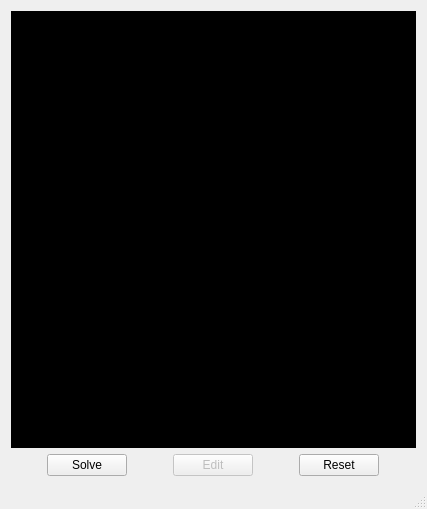
<?xml version="1.0" encoding="UTF-8"?>
<ui version="4.0">
 <class>MainWindow</class>
 <widget class="QMainWindow" name="MainWindow">
  <property name="geometry">
   <rect>
    <x>0</x>
    <y>0</y>
    <width>427</width>
    <height>509</height>
   </rect>
  </property>
  <property name="windowTitle">
   <string>MainWindow</string>
  </property>
  <property name="styleSheet">
   <string notr="true"/>
  </property>
  <widget class="QWidget" name="centralWidget">
   <property name="sizePolicy">
    <sizepolicy hsizetype="Expanding" vsizetype="Expanding">
     <horstretch>0</horstretch>
     <verstretch>0</verstretch>
    </sizepolicy>
   </property>
   <property name="styleSheet">
    <string notr="true"/>
   </property>
   <layout class="QVBoxLayout" name="verticalLayout_3">
    <item>
     <widget class="QFrame" name="frame">
      <property name="styleSheet">
       <string notr="true">background-color: black;</string>
      </property>
      <property name="frameShape">
       <enum>QFrame::StyledPanel</enum>
      </property>
      <property name="frameShadow">
       <enum>QFrame::Raised</enum>
      </property>
      <layout class="QGridLayout" name="gridLayout_2">
       <property name="leftMargin">
        <number>3</number>
       </property>
       <property name="topMargin">
        <number>3</number>
       </property>
       <property name="rightMargin">
        <number>3</number>
       </property>
       <property name="bottomMargin">
        <number>3</number>
       </property>
       <item row="0" column="0">
        <layout class="QGridLayout" name="gridLayout" rowstretch="0,0,0,0,0">
         <property name="spacing">
          <number>1</number>
         </property>
         <item row="3" column="2">
          <widget class="Line" name="line_4">
           <property name="styleSheet">
            <string notr="true">color: rgb(0, 0, 0);</string>
           </property>
           <property name="frameShadow">
            <enum>QFrame::Plain</enum>
           </property>
           <property name="lineWidth">
            <number>3</number>
           </property>
           <property name="orientation">
            <enum>Qt::Horizontal</enum>
           </property>
          </widget>
         </item>
         <item row="4" column="2">
          <layout class="QGridLayout" name="block_8">
           <property name="spacing">
            <number>0</number>
           </property>
           <item row="1" column="1">
            <widget class="Cell" name="cell_74" native="true">
             <property name="styleSheet">
              <string notr="true"/>
             </property>
            </widget>
           </item>
           <item row="2" column="1">
            <widget class="Cell" name="cell_84" native="true">
             <property name="styleSheet">
              <string notr="true"/>
             </property>
            </widget>
           </item>
           <item row="2" column="0">
            <widget class="Cell" name="cell_83" native="true">
             <property name="styleSheet">
              <string notr="true"/>
             </property>
            </widget>
           </item>
           <item row="0" column="2">
            <widget class="Cell" name="cell_65" native="true">
             <property name="styleSheet">
              <string notr="true"/>
             </property>
            </widget>
           </item>
           <item row="1" column="0">
            <widget class="Cell" name="cell_73" native="true">
             <property name="styleSheet">
              <string notr="true"/>
             </property>
            </widget>
           </item>
           <item row="0" column="1">
            <widget class="Cell" name="cell_64" native="true">
             <property name="styleSheet">
              <string notr="true"/>
             </property>
            </widget>
           </item>
           <item row="1" column="2">
            <widget class="Cell" name="cell_75" native="true">
             <property name="styleSheet">
              <string notr="true"/>
             </property>
            </widget>
           </item>
           <item row="2" column="2">
            <widget class="Cell" name="cell_85" native="true">
             <property name="styleSheet">
              <string notr="true"/>
             </property>
            </widget>
           </item>
           <item row="0" column="0">
            <widget class="Cell" name="cell_63" native="true">
             <property name="styleSheet">
              <string notr="true"/>
             </property>
            </widget>
           </item>
          </layout>
         </item>
         <item row="3" column="4">
          <widget class="Line" name="line_5">
           <property name="styleSheet">
            <string notr="true">color: rgb(0, 0, 0);</string>
           </property>
           <property name="frameShadow">
            <enum>QFrame::Plain</enum>
           </property>
           <property name="lineWidth">
            <number>3</number>
           </property>
           <property name="orientation">
            <enum>Qt::Horizontal</enum>
           </property>
          </widget>
         </item>
         <item row="0" column="4">
          <layout class="QGridLayout" name="block_3">
           <property name="spacing">
            <number>0</number>
           </property>
           <item row="1" column="1">
            <widget class="Cell" name="cell_17" native="true">
             <property name="styleSheet">
              <string notr="true"/>
             </property>
            </widget>
           </item>
           <item row="1" column="2">
            <widget class="Cell" name="cell_18" native="true">
             <property name="styleSheet">
              <string notr="true"/>
             </property>
            </widget>
           </item>
           <item row="2" column="1">
            <widget class="Cell" name="cell_27" native="true">
             <property name="styleSheet">
              <string notr="true"/>
             </property>
            </widget>
           </item>
           <item row="2" column="0">
            <widget class="Cell" name="cell_26" native="true">
             <property name="styleSheet">
              <string notr="true"/>
             </property>
            </widget>
           </item>
           <item row="0" column="0">
            <widget class="Cell" name="cell_06" native="true">
             <property name="styleSheet">
              <string notr="true"/>
             </property>
            </widget>
           </item>
           <item row="0" column="2">
            <widget class="Cell" name="cell_08" native="true">
             <property name="styleSheet">
              <string notr="true"/>
             </property>
            </widget>
           </item>
           <item row="1" column="0">
            <widget class="Cell" name="cell_16" native="true">
             <property name="styleSheet">
              <string notr="true"/>
             </property>
            </widget>
           </item>
           <item row="2" column="2">
            <widget class="Cell" name="cell_28" native="true">
             <property name="styleSheet">
              <string notr="true"/>
             </property>
            </widget>
           </item>
           <item row="0" column="1">
            <widget class="Cell" name="cell_07" native="true">
             <property name="styleSheet">
              <string notr="true"/>
             </property>
            </widget>
           </item>
          </layout>
         </item>
         <item row="0" column="1">
          <widget class="Line" name="line">
           <property name="styleSheet">
            <string notr="true">color: rgb(0, 0, 0);</string>
           </property>
           <property name="frameShadow">
            <enum>QFrame::Plain</enum>
           </property>
           <property name="lineWidth">
            <number>3</number>
           </property>
           <property name="orientation">
            <enum>Qt::Vertical</enum>
           </property>
          </widget>
         </item>
         <item row="2" column="0">
          <layout class="QGridLayout" name="block_4">
           <property name="spacing">
            <number>0</number>
           </property>
           <item row="1" column="1">
            <widget class="Cell" name="cell_41" native="true">
             <property name="styleSheet">
              <string notr="true"/>
             </property>
            </widget>
           </item>
           <item row="1" column="2">
            <widget class="Cell" name="cell_42" native="true">
             <property name="styleSheet">
              <string notr="true"/>
             </property>
            </widget>
           </item>
           <item row="2" column="1">
            <widget class="Cell" name="cell_51" native="true">
             <property name="styleSheet">
              <string notr="true"/>
             </property>
            </widget>
           </item>
           <item row="2" column="0">
            <widget class="Cell" name="cell_50" native="true">
             <property name="styleSheet">
              <string notr="true"/>
             </property>
            </widget>
           </item>
           <item row="0" column="0">
            <widget class="Cell" name="cell_30" native="true">
             <property name="styleSheet">
              <string notr="true"/>
             </property>
            </widget>
           </item>
           <item row="0" column="2">
            <widget class="Cell" name="cell_32" native="true">
             <property name="styleSheet">
              <string notr="true"/>
             </property>
            </widget>
           </item>
           <item row="1" column="0">
            <widget class="Cell" name="cell_40" native="true">
             <property name="styleSheet">
              <string notr="true"/>
             </property>
            </widget>
           </item>
           <item row="2" column="2">
            <widget class="Cell" name="cell_52" native="true">
             <property name="styleSheet">
              <string notr="true"/>
             </property>
            </widget>
           </item>
           <item row="0" column="1">
            <widget class="Cell" name="cell_31" native="true">
             <property name="styleSheet">
              <string notr="true"/>
             </property>
            </widget>
           </item>
          </layout>
         </item>
         <item row="2" column="3">
          <widget class="Line" name="line_9">
           <property name="styleSheet">
            <string notr="true">color: rgb(0, 0, 0);</string>
           </property>
           <property name="frameShadow">
            <enum>QFrame::Plain</enum>
           </property>
           <property name="lineWidth">
            <number>3</number>
           </property>
           <property name="orientation">
            <enum>Qt::Vertical</enum>
           </property>
          </widget>
         </item>
         <item row="2" column="2">
          <layout class="QGridLayout" name="block_5">
           <property name="spacing">
            <number>0</number>
           </property>
           <item row="1" column="1">
            <widget class="Cell" name="cell_44" native="true">
             <property name="styleSheet">
              <string notr="true"/>
             </property>
            </widget>
           </item>
           <item row="1" column="2">
            <widget class="Cell" name="cell_45" native="true">
             <property name="styleSheet">
              <string notr="true"/>
             </property>
            </widget>
           </item>
           <item row="2" column="1">
            <widget class="Cell" name="cell_54" native="true">
             <property name="styleSheet">
              <string notr="true"/>
             </property>
            </widget>
           </item>
           <item row="2" column="0">
            <widget class="Cell" name="cell_53" native="true">
             <property name="styleSheet">
              <string notr="true"/>
             </property>
            </widget>
           </item>
           <item row="0" column="0">
            <widget class="Cell" name="cell_33" native="true">
             <property name="styleSheet">
              <string notr="true"/>
             </property>
            </widget>
           </item>
           <item row="0" column="2">
            <widget class="Cell" name="cell_35" native="true">
             <property name="styleSheet">
              <string notr="true"/>
             </property>
            </widget>
           </item>
           <item row="1" column="0">
            <widget class="Cell" name="cell_43" native="true">
             <property name="styleSheet">
              <string notr="true"/>
             </property>
            </widget>
           </item>
           <item row="2" column="2">
            <widget class="Cell" name="cell_55" native="true">
             <property name="styleSheet">
              <string notr="true"/>
             </property>
            </widget>
           </item>
           <item row="0" column="1">
            <widget class="Cell" name="cell_34" native="true">
             <property name="styleSheet">
              <string notr="true"/>
             </property>
            </widget>
           </item>
          </layout>
         </item>
         <item row="4" column="4">
          <layout class="QGridLayout" name="block_9">
           <property name="spacing">
            <number>0</number>
           </property>
           <item row="1" column="1">
            <widget class="Cell" name="cell_77" native="true">
             <property name="styleSheet">
              <string notr="true"/>
             </property>
            </widget>
           </item>
           <item row="1" column="2">
            <widget class="Cell" name="cell_78" native="true">
             <property name="styleSheet">
              <string notr="true"/>
             </property>
            </widget>
           </item>
           <item row="2" column="1">
            <widget class="Cell" name="cell_87" native="true">
             <property name="styleSheet">
              <string notr="true"/>
             </property>
            </widget>
           </item>
           <item row="2" column="0">
            <widget class="Cell" name="cell_86" native="true">
             <property name="styleSheet">
              <string notr="true"/>
             </property>
            </widget>
           </item>
           <item row="0" column="0">
            <widget class="Cell" name="cell_66" native="true">
             <property name="styleSheet">
              <string notr="true"/>
             </property>
            </widget>
           </item>
           <item row="0" column="2">
            <widget class="Cell" name="cell_68" native="true">
             <property name="styleSheet">
              <string notr="true"/>
             </property>
            </widget>
           </item>
           <item row="1" column="0">
            <widget class="Cell" name="cell_76" native="true">
             <property name="styleSheet">
              <string notr="true"/>
             </property>
            </widget>
           </item>
           <item row="2" column="2">
            <widget class="Cell" name="cell_88" native="true">
             <property name="styleSheet">
              <string notr="true"/>
             </property>
            </widget>
           </item>
           <item row="0" column="1">
            <widget class="Cell" name="cell_67" native="true">
             <property name="styleSheet">
              <string notr="true"/>
             </property>
            </widget>
           </item>
          </layout>
         </item>
         <item row="1" column="0">
          <widget class="Line" name="line_8">
           <property name="styleSheet">
            <string notr="true">color: rgb(0, 0, 0);	</string>
           </property>
           <property name="frameShadow">
            <enum>QFrame::Plain</enum>
           </property>
           <property name="lineWidth">
            <number>3</number>
           </property>
           <property name="orientation">
            <enum>Qt::Horizontal</enum>
           </property>
          </widget>
         </item>
         <item row="0" column="3">
          <widget class="Line" name="line_2">
           <property name="styleSheet">
            <string notr="true">color: rgb(0, 0, 0);</string>
           </property>
           <property name="frameShadow">
            <enum>QFrame::Plain</enum>
           </property>
           <property name="lineWidth">
            <number>3</number>
           </property>
           <property name="orientation">
            <enum>Qt::Vertical</enum>
           </property>
          </widget>
         </item>
         <item row="2" column="1">
          <widget class="Line" name="line_10">
           <property name="styleSheet">
            <string notr="true">color: rgb(0, 0, 0);</string>
           </property>
           <property name="frameShadow">
            <enum>QFrame::Plain</enum>
           </property>
           <property name="lineWidth">
            <number>3</number>
           </property>
           <property name="orientation">
            <enum>Qt::Vertical</enum>
           </property>
          </widget>
         </item>
         <item row="4" column="1">
          <widget class="Line" name="line_11">
           <property name="styleSheet">
            <string notr="true">color: rgb(0, 0, 0);</string>
           </property>
           <property name="frameShadow">
            <enum>QFrame::Plain</enum>
           </property>
           <property name="lineWidth">
            <number>3</number>
           </property>
           <property name="orientation">
            <enum>Qt::Vertical</enum>
           </property>
          </widget>
         </item>
         <item row="1" column="4">
          <widget class="Line" name="line_6">
           <property name="styleSheet">
            <string notr="true">color: rgb(0, 0, 0);</string>
           </property>
           <property name="frameShadow">
            <enum>QFrame::Plain</enum>
           </property>
           <property name="lineWidth">
            <number>3</number>
           </property>
           <property name="orientation">
            <enum>Qt::Horizontal</enum>
           </property>
          </widget>
         </item>
         <item row="0" column="0">
          <layout class="QGridLayout" name="block_1">
           <property name="spacing">
            <number>0</number>
           </property>
           <item row="1" column="1">
            <widget class="Cell" name="cell_11" native="true">
             <property name="styleSheet">
              <string notr="true"/>
             </property>
            </widget>
           </item>
           <item row="1" column="0">
            <widget class="Cell" name="cell_10" native="true">
             <property name="styleSheet">
              <string notr="true"/>
             </property>
            </widget>
           </item>
           <item row="0" column="0">
            <widget class="Cell" name="cell_00" native="true">
             <property name="enabled">
              <bool>true</bool>
             </property>
             <property name="styleSheet">
              <string notr="true"/>
             </property>
            </widget>
           </item>
           <item row="2" column="0">
            <widget class="Cell" name="cell_20" native="true">
             <property name="styleSheet">
              <string notr="true"/>
             </property>
            </widget>
           </item>
           <item row="0" column="1">
            <widget class="Cell" name="cell_01" native="true">
             <property name="styleSheet">
              <string notr="true"/>
             </property>
            </widget>
           </item>
           <item row="2" column="2">
            <widget class="Cell" name="cell_22" native="true">
             <property name="styleSheet">
              <string notr="true"/>
             </property>
            </widget>
           </item>
           <item row="2" column="1">
            <widget class="Cell" name="cell_21" native="true">
             <property name="styleSheet">
              <string notr="true"/>
             </property>
            </widget>
           </item>
           <item row="0" column="2">
            <widget class="Cell" name="cell_02" native="true">
             <property name="styleSheet">
              <string notr="true"/>
             </property>
            </widget>
           </item>
           <item row="1" column="2">
            <widget class="Cell" name="cell_12" native="true">
             <property name="styleSheet">
              <string notr="true"/>
             </property>
            </widget>
           </item>
          </layout>
         </item>
         <item row="4" column="0">
          <layout class="QGridLayout" name="block_7">
           <property name="spacing">
            <number>0</number>
           </property>
           <item row="1" column="1">
            <widget class="Cell" name="cell_71" native="true">
             <property name="styleSheet">
              <string notr="true"/>
             </property>
            </widget>
           </item>
           <item row="1" column="2">
            <widget class="Cell" name="cell_72" native="true">
             <property name="styleSheet">
              <string notr="true"/>
             </property>
            </widget>
           </item>
           <item row="2" column="1">
            <widget class="Cell" name="cell_81" native="true">
             <property name="styleSheet">
              <string notr="true"/>
             </property>
            </widget>
           </item>
           <item row="2" column="0">
            <widget class="Cell" name="cell_80" native="true">
             <property name="styleSheet">
              <string notr="true"/>
             </property>
            </widget>
           </item>
           <item row="0" column="0">
            <widget class="Cell" name="cell_60" native="true">
             <property name="styleSheet">
              <string notr="true"/>
             </property>
            </widget>
           </item>
           <item row="0" column="2">
            <widget class="Cell" name="cell_62" native="true">
             <property name="styleSheet">
              <string notr="true"/>
             </property>
            </widget>
           </item>
           <item row="1" column="0">
            <widget class="Cell" name="cell_70" native="true">
             <property name="styleSheet">
              <string notr="true"/>
             </property>
            </widget>
           </item>
           <item row="2" column="2">
            <widget class="Cell" name="cell_82" native="true">
             <property name="styleSheet">
              <string notr="true">
</string>
             </property>
            </widget>
           </item>
           <item row="0" column="1">
            <widget class="Cell" name="cell_61" native="true">
             <property name="styleSheet">
              <string notr="true"/>
             </property>
            </widget>
           </item>
          </layout>
         </item>
         <item row="0" column="2">
          <layout class="QGridLayout" name="block_2">
           <property name="spacing">
            <number>0</number>
           </property>
           <item row="1" column="1">
            <widget class="Cell" name="cell_14" native="true">
             <property name="enabled">
              <bool>true</bool>
             </property>
             <property name="styleSheet">
              <string notr="true"/>
             </property>
            </widget>
           </item>
           <item row="1" column="2">
            <widget class="Cell" name="cell_15" native="true">
             <property name="styleSheet">
              <string notr="true"/>
             </property>
            </widget>
           </item>
           <item row="2" column="1">
            <widget class="Cell" name="cell_24" native="true">
             <property name="styleSheet">
              <string notr="true"/>
             </property>
            </widget>
           </item>
           <item row="2" column="0">
            <widget class="Cell" name="cell_23" native="true">
             <property name="styleSheet">
              <string notr="true"/>
             </property>
            </widget>
           </item>
           <item row="0" column="2">
            <widget class="Cell" name="cell_05" native="true">
             <property name="styleSheet">
              <string notr="true"/>
             </property>
            </widget>
           </item>
           <item row="1" column="0">
            <widget class="Cell" name="cell_13" native="true">
             <property name="styleSheet">
              <string notr="true"/>
             </property>
            </widget>
           </item>
           <item row="0" column="1">
            <widget class="Cell" name="cell_04" native="true">
             <property name="styleSheet">
              <string notr="true"/>
             </property>
            </widget>
           </item>
           <item row="2" column="2">
            <widget class="Cell" name="cell_25" native="true">
             <property name="styleSheet">
              <string notr="true"/>
             </property>
            </widget>
           </item>
           <item row="0" column="0">
            <widget class="Cell" name="cell_03" native="true">
             <property name="styleSheet">
              <string notr="true"/>
             </property>
            </widget>
           </item>
          </layout>
         </item>
         <item row="1" column="2">
          <widget class="Line" name="line_7">
           <property name="styleSheet">
            <string notr="true">color: rgb(0, 0, 0);</string>
           </property>
           <property name="frameShadow">
            <enum>QFrame::Plain</enum>
           </property>
           <property name="lineWidth">
            <number>3</number>
           </property>
           <property name="orientation">
            <enum>Qt::Horizontal</enum>
           </property>
          </widget>
         </item>
         <item row="3" column="0">
          <widget class="Line" name="line_3">
           <property name="styleSheet">
            <string notr="true">color: rgb(0, 0, 0);</string>
           </property>
           <property name="frameShadow">
            <enum>QFrame::Plain</enum>
           </property>
           <property name="lineWidth">
            <number>3</number>
           </property>
           <property name="orientation">
            <enum>Qt::Horizontal</enum>
           </property>
          </widget>
         </item>
         <item row="4" column="3">
          <widget class="Line" name="line_12">
           <property name="styleSheet">
            <string notr="true">color: rgb(0, 0, 0);</string>
           </property>
           <property name="frameShadow">
            <enum>QFrame::Plain</enum>
           </property>
           <property name="lineWidth">
            <number>3</number>
           </property>
           <property name="orientation">
            <enum>Qt::Vertical</enum>
           </property>
          </widget>
         </item>
         <item row="2" column="4">
          <layout class="QGridLayout" name="block_6">
           <property name="spacing">
            <number>0</number>
           </property>
           <item row="1" column="1">
            <widget class="Cell" name="cell_47" native="true">
             <property name="styleSheet">
              <string notr="true"/>
             </property>
            </widget>
           </item>
           <item row="1" column="2">
            <widget class="Cell" name="cell_48" native="true">
             <property name="styleSheet">
              <string notr="true"/>
             </property>
            </widget>
           </item>
           <item row="2" column="1">
            <widget class="Cell" name="cell_57" native="true">
             <property name="styleSheet">
              <string notr="true"/>
             </property>
            </widget>
           </item>
           <item row="2" column="0">
            <widget class="Cell" name="cell_56" native="true">
             <property name="styleSheet">
              <string notr="true"/>
             </property>
            </widget>
           </item>
           <item row="0" column="0">
            <widget class="Cell" name="cell_36" native="true">
             <property name="styleSheet">
              <string notr="true"/>
             </property>
            </widget>
           </item>
           <item row="0" column="2">
            <widget class="Cell" name="cell_38" native="true">
             <property name="styleSheet">
              <string notr="true"/>
             </property>
            </widget>
           </item>
           <item row="2" column="2">
            <widget class="Cell" name="cell_58" native="true">
             <property name="styleSheet">
              <string notr="true"/>
             </property>
            </widget>
           </item>
           <item row="0" column="1">
            <widget class="Cell" name="cell_37" native="true">
             <property name="styleSheet">
              <string notr="true"/>
             </property>
            </widget>
           </item>
           <item row="1" column="0">
            <widget class="Cell" name="cell_46" native="true">
             <property name="styleSheet">
              <string notr="true"/>
             </property>
            </widget>
           </item>
          </layout>
         </item>
        </layout>
       </item>
      </layout>
     </widget>
    </item>
    <item>
     <layout class="QHBoxLayout" name="horizontalLayout" stretch="0,0,0,0,0,0,0">
      <property name="sizeConstraint">
       <enum>QLayout::SetMinAndMaxSize</enum>
      </property>
      <item>
       <spacer name="horizontalSpacer_3">
        <property name="orientation">
         <enum>Qt::Horizontal</enum>
        </property>
        <property name="sizeType">
         <enum>QSizePolicy::Expanding</enum>
        </property>
        <property name="sizeHint" stdset="0">
         <size>
          <width>50</width>
          <height>20</height>
         </size>
        </property>
       </spacer>
      </item>
      <item>
       <widget class="QPushButton" name="solveButton">
        <property name="sizePolicy">
         <sizepolicy hsizetype="Minimum" vsizetype="Fixed">
          <horstretch>0</horstretch>
          <verstretch>0</verstretch>
         </sizepolicy>
        </property>
        <property name="text">
         <string>Solve</string>
        </property>
       </widget>
      </item>
      <item>
       <spacer name="horizontalSpacer_4">
        <property name="orientation">
         <enum>Qt::Horizontal</enum>
        </property>
        <property name="sizeType">
         <enum>QSizePolicy::Fixed</enum>
        </property>
        <property name="sizeHint" stdset="0">
         <size>
          <width>40</width>
          <height>20</height>
         </size>
        </property>
       </spacer>
      </item>
      <item>
       <widget class="QPushButton" name="editButton">
        <property name="enabled">
         <bool>false</bool>
        </property>
        <property name="text">
         <string>Edit</string>
        </property>
       </widget>
      </item>
      <item>
       <spacer name="horizontalSpacer">
        <property name="orientation">
         <enum>Qt::Horizontal</enum>
        </property>
        <property name="sizeType">
         <enum>QSizePolicy::Fixed</enum>
        </property>
        <property name="sizeHint" stdset="0">
         <size>
          <width>40</width>
          <height>20</height>
         </size>
        </property>
       </spacer>
      </item>
      <item>
       <widget class="QPushButton" name="resetButton">
        <property name="sizePolicy">
         <sizepolicy hsizetype="Minimum" vsizetype="Fixed">
          <horstretch>0</horstretch>
          <verstretch>0</verstretch>
         </sizepolicy>
        </property>
        <property name="text">
         <string>Reset</string>
        </property>
       </widget>
      </item>
      <item>
       <spacer name="horizontalSpacer_2">
        <property name="orientation">
         <enum>Qt::Horizontal</enum>
        </property>
        <property name="sizeType">
         <enum>QSizePolicy::Expanding</enum>
        </property>
        <property name="sizeHint" stdset="0">
         <size>
          <width>50</width>
          <height>20</height>
         </size>
        </property>
       </spacer>
      </item>
     </layout>
    </item>
   </layout>
  </widget>
  <widget class="QMenuBar" name="menuBar">
   <property name="geometry">
    <rect>
     <x>0</x>
     <y>0</y>
     <width>427</width>
     <height>22</height>
    </rect>
   </property>
  </widget>
  <widget class="QStatusBar" name="statusBar"/>
 </widget>
 <layoutdefault spacing="6" margin="11"/>
 <customwidgets>
  <customwidget>
   <class>Cell</class>
   <extends>QWidget</extends>
   <header>cell.h</header>
   <container>1</container>
   <slots>
    <slot>transmitCell()</slot>
   </slots>
  </customwidget>
 </customwidgets>
 <resources/>
 <connections/>
 <slots>
  <slot>enforceConstraints()</slot>
 </slots>
</ui>
